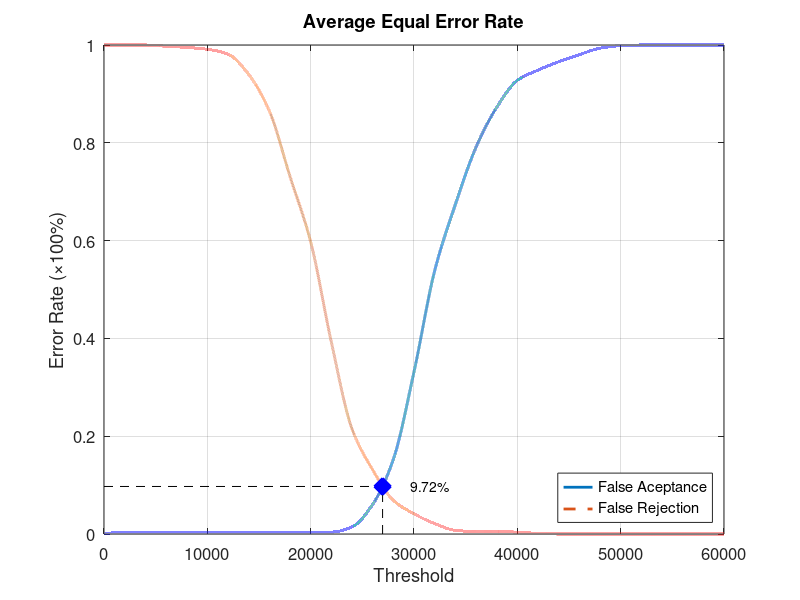
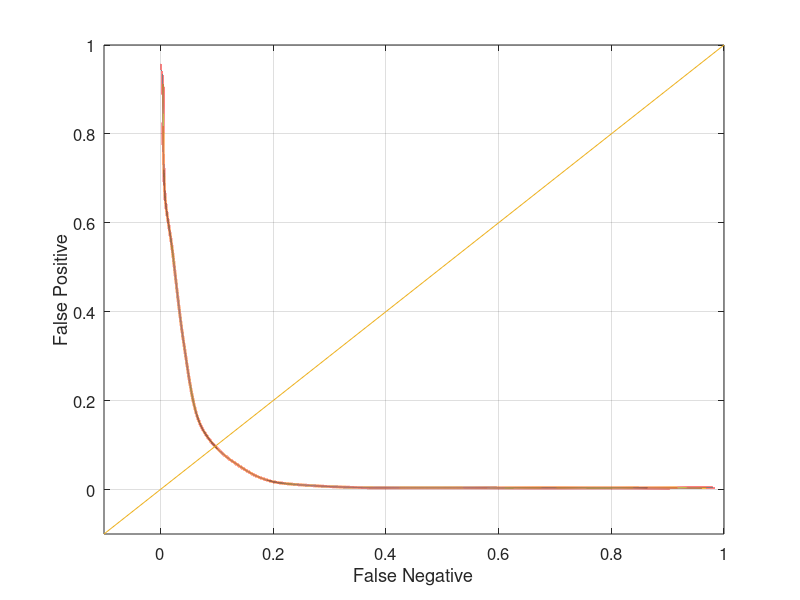

MATLAB code for these plots, in order:
function yEER = Experiment2Average
close all;
clear;
clc;
x = 0:2000:60000;
xq = 0:0.5:60000;

y0 = [0 0.00394737 0.00394737 0.00394737 0.00394737 0.00394737 0.00394737 0.00394737 0.00394737 0.00394737 0.00394737 0.00394737 0.0144737 0.0605263 0.152632 0.331579 0.538158 0.673684 0.790789 0.872368 0.927632 0.948684 0.965789 0.980263 0.993421 0.998684 1 1 1 1 1];
yy0 = interp1(x, y0, xq, 'pchip');
y1 = [1 1 1 0.9975 0.995 0.99125 0.98125 0.94 0.865 0.73125 0.5975 0.3925 0.215 0.13125 0.06875 0.04125 0.02125 0.0075 0.005 0.005 0.00375 0.00125 0 0 0 0 0 0 0 0 0];
yy1 = interp1(x, y1, xq, 'pchip');

% Calculating EER: 
y2 = abs(y0 - y1);
find(y2 == min(y2))
yy2 = abs(yy0 - yy1);
xEER = find(yy2 == min(yy2));
xEERIndex = xq(xEER) % X-axis EER
yEER = yy0(xEER) % Y-axis EER

main = figure
plot(xq, yy0,'-','LineWidth', 2);	hold on
plot(xq, yy1,'--','LineWidth', 2);	hold on
plot([xEERIndex xEERIndex], [0 yEER], 'k--');	hold on
plot([0 xEERIndex], [yEER yEER], 'k--');	hold on
plot(xEERIndex, yEER, 'bx', 'LineWidth', 10);	hold on
text(xEERIndex + 10 * xEERIndex / 100, yEER, [num2str(round((10000 * yEER)) / 100) '%'])
legend('False Aceptance', 'False Rejection', 'Location', 'SouthEast')
xlabel('Threshold')
ylabel('Error Rate (\times100%)')
title('Average Equal Error Rate')
set(gca, 'FontSize', 12)
axis([0 60000 0 1])
grid on

print(main, 'Experiment2AverageMain', '-dpng');
FNRxFPR = figure('Color', [1 1 1]);
plot(yy1, yy0, '-', yy1, yy0, 'LineWidth', 2);
hold on
y = -0.1:0.1:1
plot(y, y); 
set(gca, 'FontSize', 12)
xlabel('False Negative')
ylabel('False Positive')
axis([-0.1 1 -0.1 1])
set(gca, 'FontSize', 12)
grid on

print(FNRxFPR, 'Experiment2AverageFNRxFPR','-dpng');
end
